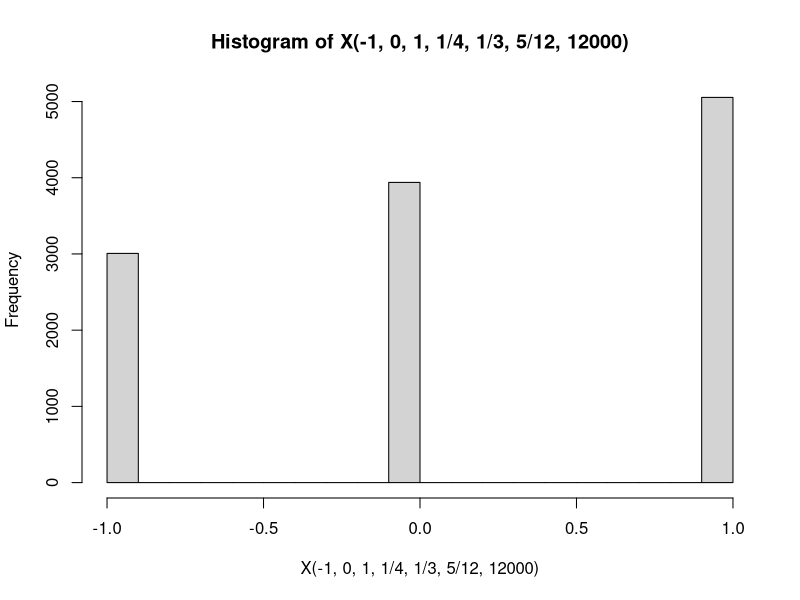
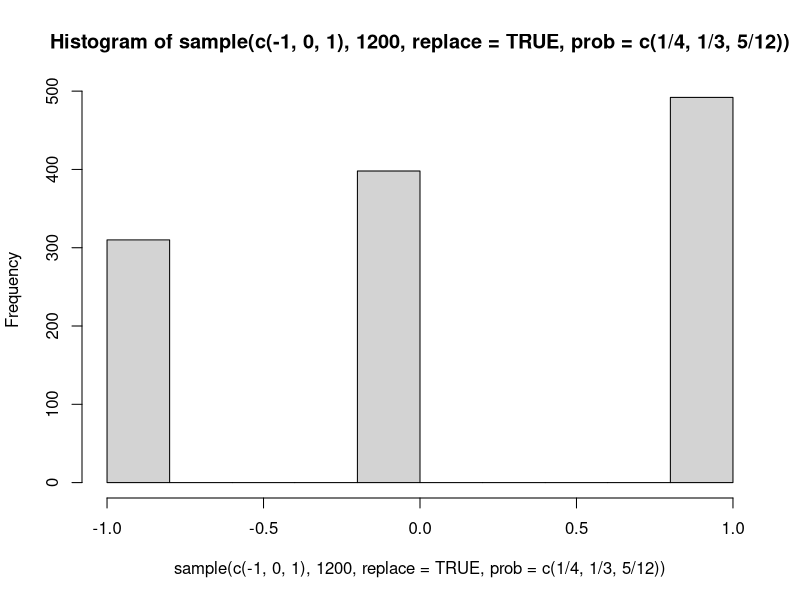

Recreate these plots in R, in order.
#random variables that only take on a finite # of values
#(1): fair coin with equal prob of getting heads/tails
coin=function(n){
  x=rep(NA,n)
  for (i in 1:n){
    if(runif(1)<0.5){
      x[i]=0
    }
    else{
      x[i]=1
    }
  }
  x
}
#(2)unfair coin
#a is the probability of getting 0
unfair_coin=function(n,a){
  x=rep(NA,n)
  for(i in 1:n){
    if(runif(1)>a){
      x[i]=1
    }
    else{
      x[i]=0
    }
  }
  x
}
#(3)---------------------------------
s=function(){
  r=runif(1)
  if(r<1/4){
    -1
  }
  else{
    if(r>1/4 & r<7/12){
      0
    }
    else{
      1
    }
  }
}
#x is a random variable with three outputs -1,0,1
#p(x=-1)=1/4, p(x=0)=1/3, p(x=1)=5/12
X=function(x1,x2,x3,a,b,c,n){
  x=rep(NA,n)
  for(i in 1:n){
    r=runif(1)
    if(r<a){
      x[i]=x1
    }
    else if(r>a & r<(a+b)){
      x[i]=x2
    }
    else{
      x[i]=x3
    }
  }
  x
}
hist(X(-1,0,1,1/4,1/3,5/12,12000))


#(5)sample
sample(c(-1,0,1),1200,replace=TRUE,prob=c(1/4,1/3,5/12))
hist(sample(c(-1,0,1),1200,replace=TRUE,prob=c(1/4,1/3,5/12)))

#(6)binomial
rbinom(1000,1,2/3)
#dbinom used to calculate binom
dbinom(3,5,1/2)
